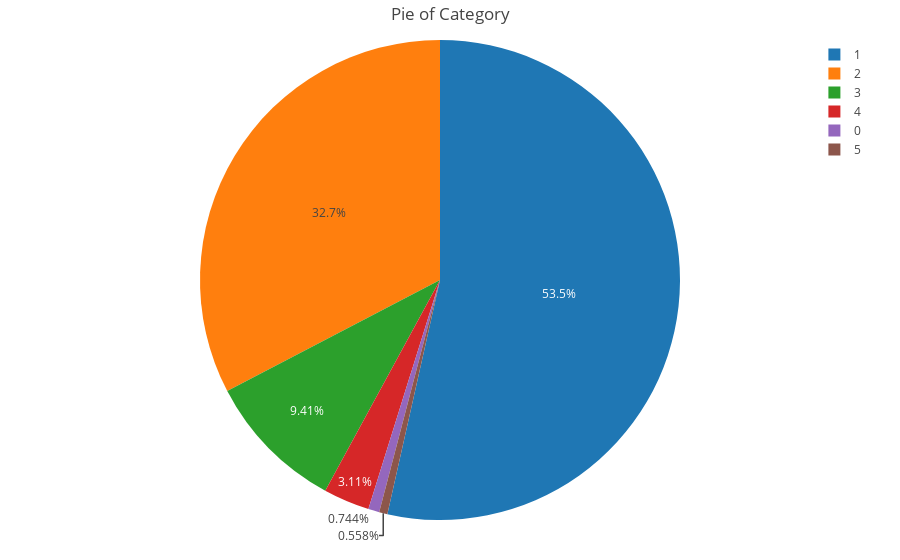

Notebook code for this chart:
### Markdown cell above
<h1>Proportion of books in each Category(as per rating)</h1>

### Code cell
df1=df.copy()
df1=categorize_data(df1)
import plotly.plotly as py
import plotly.graph_objs as go
from plotly.offline import download_plotlyjs, init_notebook_mode, plot, iplot
init_notebook_mode(connected=True)

def draw_Pie(dataframe, name):
    
    
    tmp = dataframe.groupby(name).size()

    # draw histgram
    data = [go.Pie(values = tmp.values, 
               labels = tmp.index)]

    # add title
    layout = go.Layout(title = 'Pie of ' + name,
                      margin = dict(l = 80, r = 100, t = 40, b = 40))

    # draw fig
    fig = go.Figure(data = data, layout = layout)

    iplot(fig, filename = name)
draw_Pie(df1, "Category")

### Figure 1 — Plotly figure (JSON) as saved in the notebook; plotly's stock layout.template omitted (floating-point values rounded to 4 significant figures)
{"data": [{"labels": [0, 1, 2, 3, 4, 5], "type": "pie", "uid": "bc1119fc-e574-4b7f-a733-4a418f01045b", "values": [28, 2014, 1229, 354, 117, 21]}], "layout": {"margin": {"b": 40, "l": 80, "r": 100, "t": 40}, "title": "Pie of Category"}}
